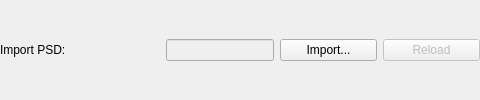
     <widget class="QWidget" name="psdSelectorPanel" native="true">
      <layout class="QHBoxLayout" name="psdSelectorLayout">
       <property name="spacing">
        <number>6</number>
       </property>
       <property name="leftMargin">
        <number>0</number>
       </property>
       <property name="topMargin">
        <number>0</number>
       </property>
       <property name="rightMargin">
        <number>0</number>
       </property>
       <property name="bottomMargin">
        <number>0</number>
       </property>
       <item>
        <widget class="QLabel" name="psdSelectorLabel">
         <property name="sizePolicy">
          <sizepolicy hsizetype="Fixed" vsizetype="Preferred">
           <horstretch>0</horstretch>
           <verstretch>0</verstretch>
          </sizepolicy>
         </property>
         <property name="minimumSize">
          <size>
           <width>160</width>
           <height>0</height>
          </size>
         </property>
         <property name="toolTip">
          <string>Load PSD file from disk</string>
         </property>
         <property name="text">
          <string>Import PSD:</string>
         </property>
        </widget>
       </item>
       <item>
        <widget class="QLineEdit" name="psdSelectorLineEdit">
         <property name="enabled">
          <bool>false</bool>
         </property>
         <property name="sizePolicy">
          <sizepolicy hsizetype="Expanding" vsizetype="Fixed">
           <horstretch>0</horstretch>
           <verstretch>0</verstretch>
          </sizepolicy>
         </property>
         <property name="minimumSize">
          <size>
           <width>0</width>
           <height>0</height>
          </size>
         </property>
         <property name="maximumSize">
          <size>
           <width>16777215</width>
           <height>16777215</height>
          </size>
         </property>
         <property name="toolTip">
          <string>PSD file disk location</string>
         </property>
        </widget>
       </item>
       <item>
        <widget class="QPushButton" name="psdImportBtn">
         <property name="sizePolicy">
          <sizepolicy hsizetype="Fixed" vsizetype="Fixed">
           <horstretch>0</horstretch>
           <verstretch>0</verstretch>
          </sizepolicy>
         </property>
         <property name="minimumSize">
          <size>
           <width>97</width>
           <height>0</height>
          </size>
         </property>
         <property name="toolTip">
          <string>Load PSD file from disk</string>
         </property>
         <property name="text">
          <string>Import...</string>
         </property>
        </widget>
       </item>
       <item>
        <widget class="QPushButton" name="psdReloadBtn">
         <property name="enabled">
          <bool>false</bool>
         </property>
         <property name="sizePolicy">
          <sizepolicy hsizetype="Fixed" vsizetype="Fixed">
           <horstretch>0</horstretch>
           <verstretch>0</verstretch>
          </sizepolicy>
         </property>
         <property name="minimumSize">
          <size>
           <width>97</width>
           <height>0</height>
          </size>
         </property>
         <property name="toolTip">
          <string>Reload PSD file from disk</string>
         </property>
         <property name="text">
          <string>Reload</string>
         </property>
        </widget>
       </item>
      </layout>
     </widget>
